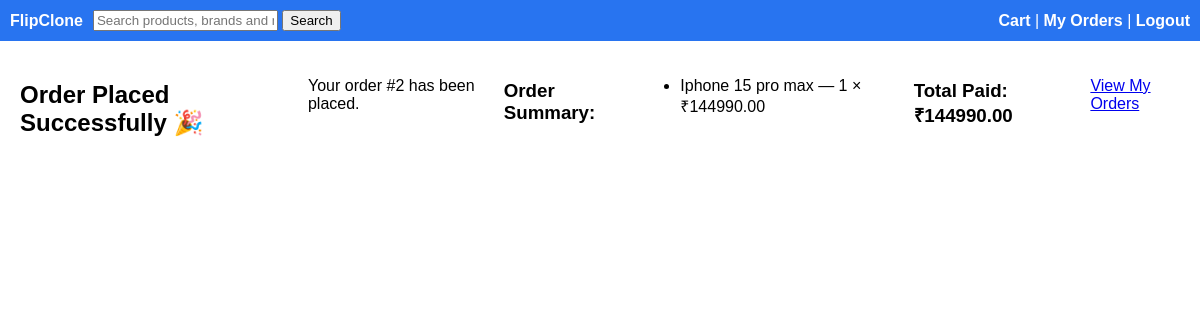
/orders/checkout/success/2/ (signed in), run on the app's committed database.
### orders/models.py (models this page shows, shortened)
class Order(models.Model):
    user = models.ForeignKey(User, on_delete=models.CASCADE)
    total = models.DecimalField(max_digits=10, decimal_places=2)
    created_at = models.DateTimeField(auto_now_add=True)

class OrderItem(models.Model):
    order = models.ForeignKey(Order, related_name="items", on_delete=models.CASCADE)
    product = models.ForeignKey(Product, on_delete=models.CASCADE)
    quantity = models.PositiveIntegerField(default=1)

### shop/models.py (models this page shows)
class Product(models.Model):
    category = models.ForeignKey('Category', on_delete=models.CASCADE, related_name='products')
    title = models.CharField(max_length=200)
    slug = models.SlugField(unique=True)
    description = models.TextField(blank=True)
    price = models.DecimalField(max_digits=10, decimal_places=2)
    image = models.ImageField(upload_to='product_images/', blank=True, null=True)

### orders/views.py (the view)
# urls.py: path('checkout/success/<int:order_id>/', views.order_success, name='order_success'),
@login_required(login_url='/accounts/login/')
def order_success(request, order_id):
    order = get_object_or_404(Order, id=order_id, user=request.user)
    return render(request, 'orders/order_success.html', {'order': order})

### templates/orders/order_success.html
{% extends "shop/base.html" %}
{% block content %}
<h2>Order Placed Successfully 🎉</h2>
<p>Your order #{{ order.id }} has been placed.</p>
<h3>Order Summary:</h3>
<ul>
  {% for item in order.items.all %}
    <li>{{ item.product.title }} — {{ item.quantity }} × ₹{{ item.product.price }}</li>
  {% empty %}
    <li>No items in this order.</li>
  {% endfor %}
</ul>
<h3>Total Paid: ₹{{ order.total }}</h3>
<p><a href="{% url 'myorders' %}">View My Orders</a></p>
{% endblock %}

### static/style.css (style rules this page uses)
body { font-family:Arial;margin:0;padding:0 }

### data on the page
Order: id "2", total "144990.00"
OrderItem: product "Iphone 15 pro max", quantity "1", product.price "144990.00"
